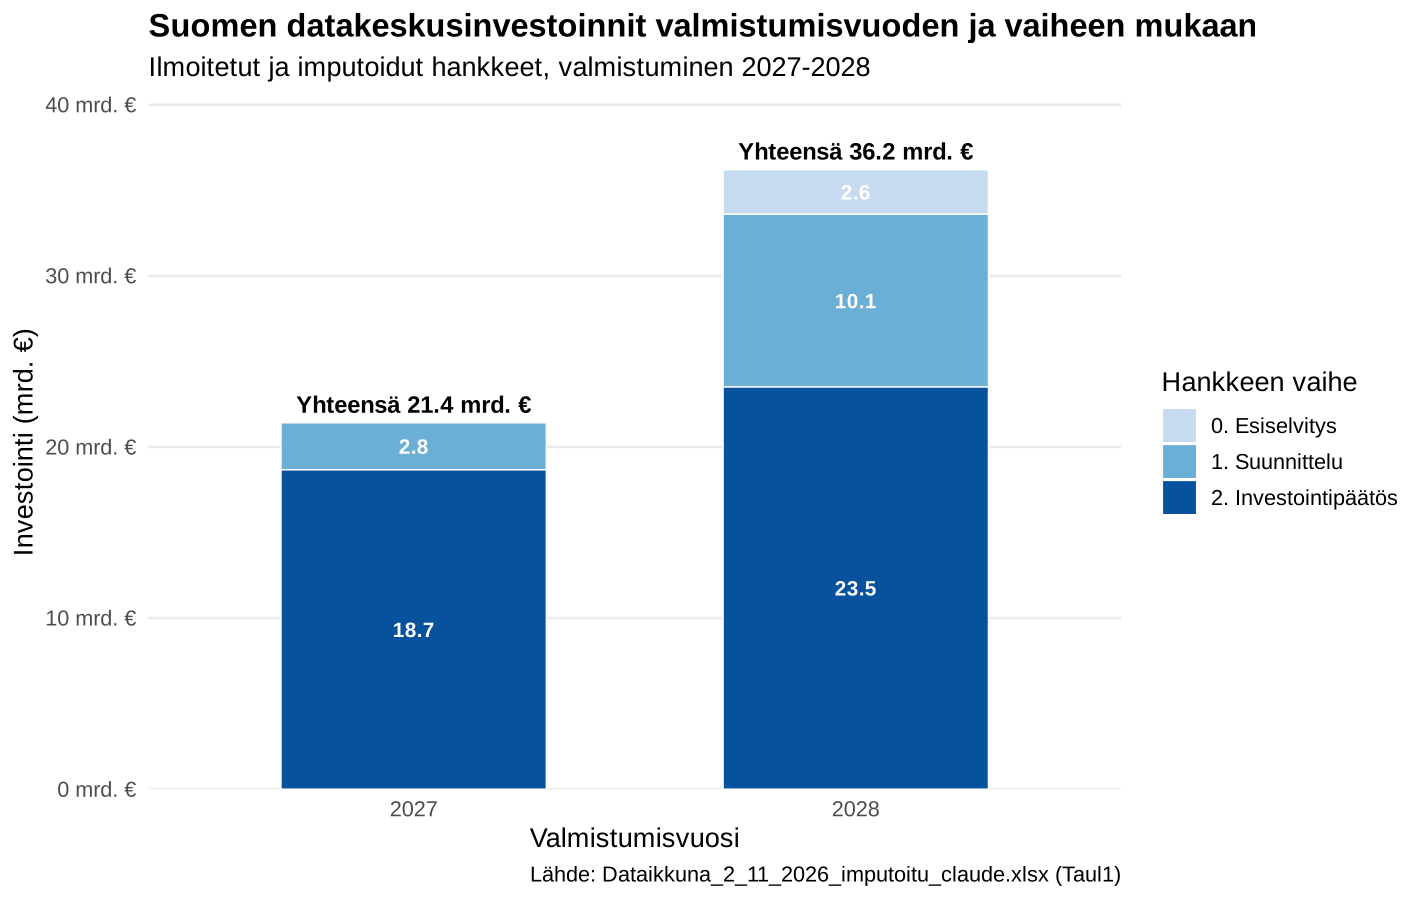

This figure's R source:
# Datakeskusinvestoinnit 2027-2028 vaiheittain
#
# Lukee Dataikkuna_2_11_2026_imputoitu_claude.xlsx:n Taul1-valilehden,
# suodattaa Teema == "Datakeskus" ja Valmistuminen %in% c(2027, 2028), ja
# piirtaa pylvaskuvion, jossa kunkin vuoden investointisumma (mrd. e) on
# jaettu hankkeen Vaihe-sarakkeen mukaisiin osiin (pinottu pylvaskuvio).
#
# Kaytto:
#   Rscript datakeskus_investoinnit_vaiheittain.R
# tai RStudiossa: source("datakeskus_investoinnit_vaiheittain.R")
#
# Riippuvuudet: readxl, dplyr, ggplot2, scales
#   install.packages(c("readxl", "dplyr", "ggplot2", "scales"))

# HUOM lokaalista: monet R-ajoymparistot (mm. tama) kaynnistyvat C-
# lokaalissa, jossa skandimerkkien (a/o) ja euro-merkin vertailu ja
# PIIRTAMINEN ei toimi luotettavasti - merkit voivat nakya pisteina
# kuviossa tai merkkijonovertailut (==, factor()) voivat palauttaa
# vaaria tuloksia ilman virheilmoitusta. "C.utf8"-lokaali korjaa taman.
alkuperainen_onnistui <- suppressWarnings(Sys.setlocale("LC_ALL", "C.utf8"))
if (isFALSE(alkuperainen_onnistui)) {
  varalla_onnistui <- suppressWarnings(Sys.setlocale("LC_ALL", "en_US.UTF-8"))
  if (isFALSE(varalla_onnistui)) {
    warning("UTF-8-lokaalia (C.utf8 / en_US.UTF-8) ei loytynyt - skandimerkit ja eurosymboli saattavat nakya puutteellisina kuviossa.")
  }
}

library(readxl)
library(dplyr)
library(ggplot2)
library(scales)

skriptin_kansio <- function() {
  args <- commandArgs(trailingOnly = FALSE)
  polku <- sub("^--file=", "", args[grepl("^--file=", args)])
  if (length(polku) == 1) dirname(normalizePath(polku)) else "."
}

tiedosto <- file.path(skriptin_kansio(), "Dataikkuna_2_11_2026_imputoitu_claude.xlsx")
data <- read_excel(tiedosto, sheet = "Taul1")

# Aineistossa esiintyy sama vaihe eri kirjainkoolla ("3. Käynnistys" ja
# "3. käynnistys") - yhdenmukaistetaan nämä yhdeksi luokaksi.
data$Vaihe[tolower(data$Vaihe) == "3. käynnistys"] <- "3. Käynnistys"

vaihe_jarjestys <- c(
  "0. Esiselvitys",
  "1. Suunnittelu",
  "2. Investointipäätös",
  "3. Käynnistys",
  "4. Valmis",
  "5. Keskeytetty"
)

datakeskukset_2027_2028 <- data %>%
  filter(Teema == "Datakeskus", Valmistuminen %in% c(2027, 2028)) %>%
  mutate(
    Vaihe = factor(Vaihe, levels = vaihe_jarjestys),
    Valmistuminen = factor(Valmistuminen, levels = c(2027, 2028))
  )

yhteenveto <- datakeskukset_2027_2028 %>%
  group_by(Valmistuminen, Vaihe, .drop = FALSE) %>%
  summarise(Investointi_mrd = sum(`Summa (M€)`, na.rm = TRUE) / 1000, .groups = "drop") %>%
  filter(Investointi_mrd > 0)

cat("Investoinnit vaiheittain (mrd. e):\n")
print(yhteenveto)

vuosisummat <- yhteenveto %>%
  group_by(Valmistuminen) %>%
  summarise(Yhteensa = sum(Investointi_mrd), .groups = "drop")
cat("\nVuosisummat (mrd. e):\n")
print(vuosisummat)

# Sininen, suunnitteluasteen mukaan tummeneva vari-ilme: mita pidemmalla
# hanke on, sita tummempi/varmempi vari.
vaihe_varit <- c(
  "0. Esiselvitys"        = "#c6dbef",
  "1. Suunnittelu"        = "#6baed6",
  "2. Investointipäätös"  = "#08519c",
  "3. Käynnistys"         = "#08306b",
  "4. Valmis"             = "#041a36",
  "5. Keskeytetty"        = "#969696"
)

kuvio <- ggplot(yhteenveto, aes(x = Valmistuminen, y = Investointi_mrd, fill = Vaihe)) +
  geom_col(width = 0.6, color = "white", linewidth = 0.3) +
  geom_text(
    aes(label = sprintf("%.1f", Investointi_mrd)),
    position = position_stack(vjust = 0.5),
    color = "white", size = 3.5, fontface = "bold"
  ) +
  geom_text(
    data = vuosisummat,
    aes(x = Valmistuminen, y = Yhteensa, label = sprintf("Yhteensä %.1f mrd. €", Yhteensa)),
    inherit.aes = FALSE, vjust = -0.6, fontface = "bold", size = 4
  ) +
  scale_fill_manual(values = vaihe_varit, drop = TRUE, name = "Hankkeen vaihe") +
  scale_y_continuous(
    labels = label_number(suffix = " mrd. €", decimal.mark = ","),
    expand = expansion(mult = c(0, 0.12))
  ) +
  labs(
    title = "Suomen datakeskusinvestoinnit valmistumisvuoden ja vaiheen mukaan",
    subtitle = "Ilmoitetut ja imputoidut hankkeet, valmistuminen 2027-2028",
    x = "Valmistumisvuosi",
    y = "Investointi (mrd. €)",
    caption = "Lähde: Dataikkuna_2_11_2026_imputoitu_claude.xlsx (Taul1)"
  ) +
  theme_minimal(base_size = 13) +
  theme(
    plot.title = element_text(face = "bold"),
    panel.grid.minor = element_blank(),
    panel.grid.major.x = element_blank(),
    legend.position = "right"
  )

print(kuvio)

ulostulo <- file.path(skriptin_kansio(), "datakeskus_investoinnit_vaiheittain.png")
ggsave(ulostulo, kuvio, width = 9.5, height = 6, dpi = 150, bg = "white", device = png, type = "cairo")
cat(sprintf("\nKuvio tallennettu: %s\n", ulostulo))
